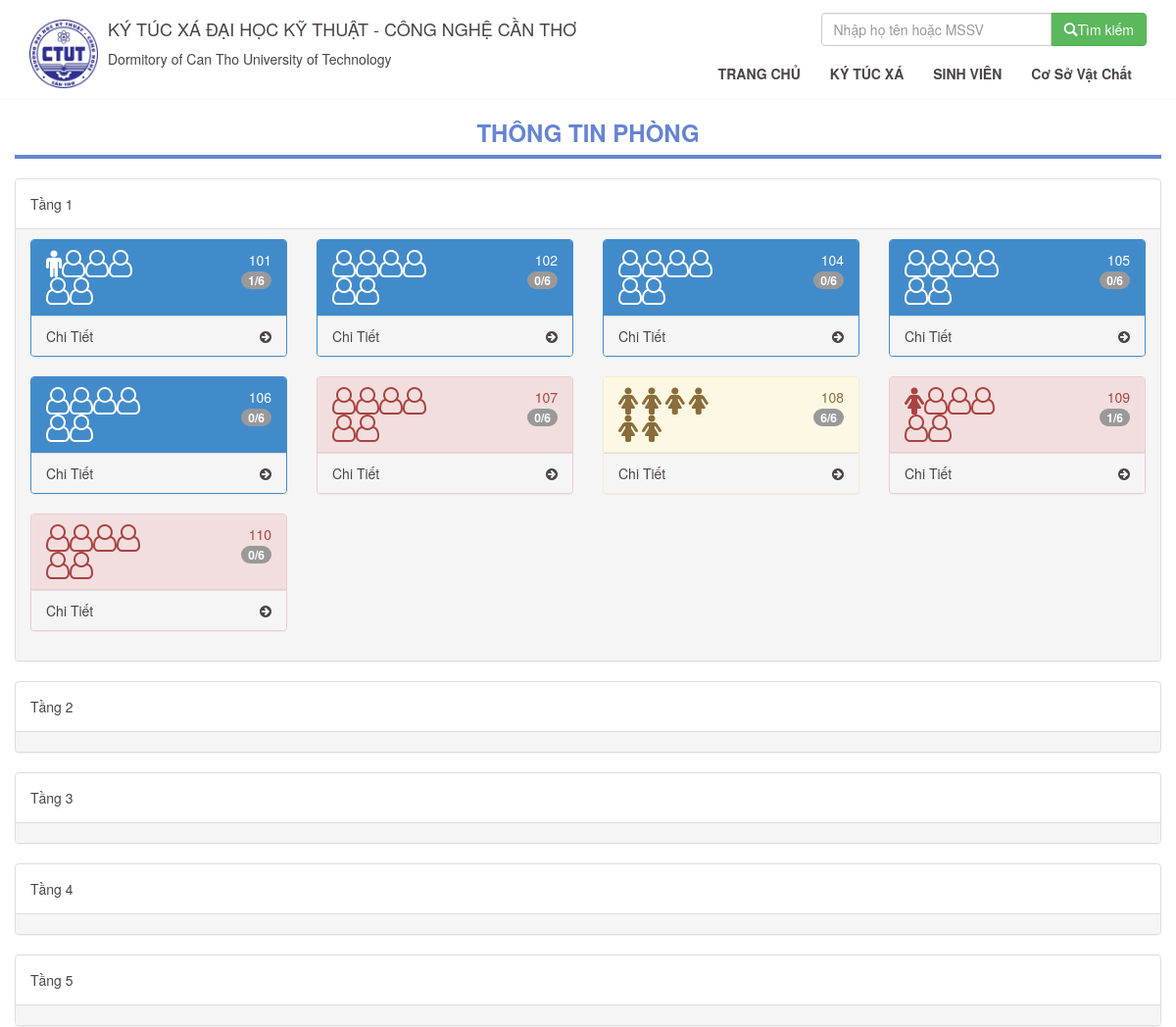
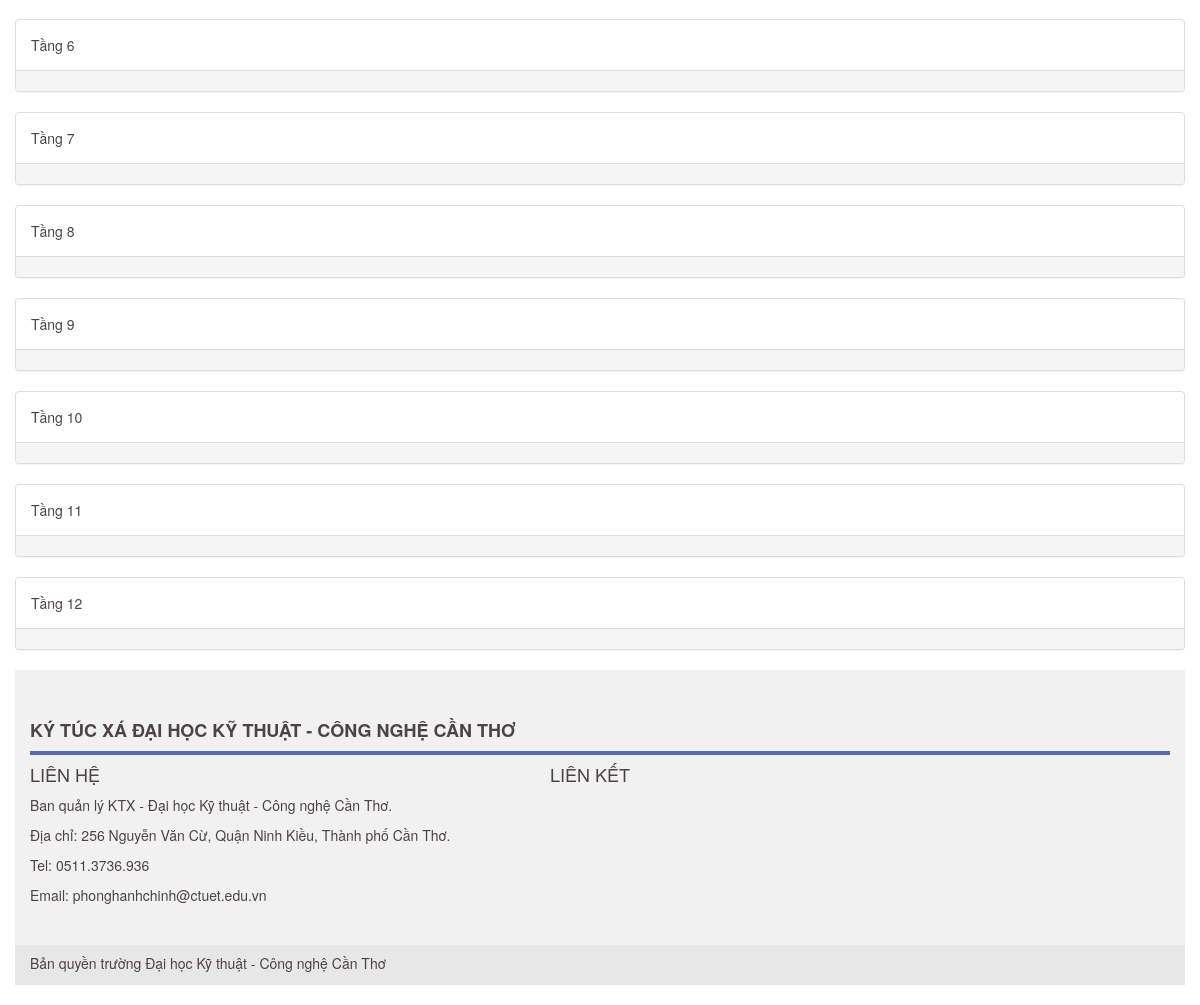
Screenshot of /xemphong.php with the database file from the repository (2 pictures, top to bottom).
### tables this page shows
CREATE TABLE `khu` (
  `MA_KHU` int(11) NOT NULL,
  `TEN_KHU` varchar(20) DEFAULT NULL
);

CREATE TABLE `phong` (
  `MA_PHONG` int(11) NOT NULL,
  `TEN_PHONG` varchar(20) DEFAULT NULL,
  `MA_KHU` int(11) DEFAULT NULL,
  `MA_LOAI` int(11) DEFAULT NULL,
  `SUC_CHUA` int(20) DEFAULT NULL,
  `GIOI_TINH_PHONG` tinyint(1) DEFAULT NULL,
  `TRANG_THAI_PHONG` tinyint(1) DEFAULT NULL
);

### class/Model.php (called while the page is built, shortened)
<?php
class Model {
    private $__conn;
    function connect()
    {
        if (!$this->__conn){
            $this->__conn = mysqli_connect('localhost', 'root', '', 'ktx') or die ('Lỗi kết nối');
            mysqli_query($this->__conn, "SET NAMES 'utf8'");
        }
    }
    function get_list($sql)
    {
        $result = mysqli_query($this->__conn, $sql);
        $return = array();
        while ($row = mysqli_fetch_assoc($result)){
            $return[] = $row;
        }
        return $return;
    }
    function get_row($sql)
    {
        $result = mysqli_query($this->__conn, $sql);
        $row = mysqli_fetch_assoc($result);
        if ($row){
            return $row;
        }
        return false;
    }
}

### xemphong.php (the view, shortened to what this page needs)
<?php
include_once './class/Model.php';
$data = new Model();
$Khu = $data->get_list("select * FROM `Khu`");
?>
<!DOCTYPE html>
<html>
<head>
    <link href="./Content/css/bootstrap.min.css" rel="stylesheet" />
    <link href="./Content/css/normalize.css" rel="stylesheet" />
    <link href="./Content/css/styleTrangSinhVien.css" rel="stylesheet" />
    <link href="./Content/css/font-awesome.min.css" rel="stylesheet" />
    <link href="./Content/css/jquery.mmenu.all.css" rel="stylesheet" />
</head>
<body>
    <div id="page">
        <div id="wrapper-header">
            <div id="header" class="container">
                <div id="header-logo">
                    <a href="index.html">
                        <div id="header-logo-img">
                        </div>
                        <div id="header-logo-infologo">
                            <h4>KÝ TÚC XÁ ĐẠI HỌC KỸ THUẬT - CÔNG NGHỆ CẦN THƠ</h3>
                            <p>Dormitory of Can Tho University of Technology</p>
                        </div>
                    </a>
                </div>
                <div id="header-nav">
                    <div id="header-nav-sub">
                        <div class="col-sm-offset-5 col-sm-7 input-group">
                            <input type="text" class="form-control" placeholder="Nhập họ tên hoặc MSSV" id="txtTimKiem" name="txtTimKiem">
                            <span class="input-group-btn">
                                <button class="btn btn-success" type="button" onclick="TimKiem();"><span class="glyphicon glyphicon-search"></span>Tìm kiếm</button>
                            </span>
                        </div>
                    </div>
                    <div id="header-nav-main">
                      <ul class="nav navbar-nav">
                        <li><a href="index.html">TRANG CHỦ</a></li>
                            <li class="dropdown">
                                <a class="dropdown-toggle" data-toggle="dropdown">KÝ TÚC XÁ</a>
                            </li>
                            <li class="dropdown">
                                <a class="dropdown-toggle" data-toggle="dropdown">SINH VIÊN</a>
                            </li>
                            <li class="dropdown">
                                <a class="dropdown-toggle" data-toggle="dropdown">Cơ Sở Vật Chất</a>
                            </li>
                        </ul>
                    </div>
                </div>
            </div>
        </div>
        <div id="maincontent">
            <div id="maincontent-section1">
                    <div style="color:#6684d2;border-bottom:solid 4px #6684d2">
                    <center><h3>THÔNG TIN PHÒNG</h3></center>
                    </div>
            </div>
            <br>
            <div class="container">
            <?php foreach ($Khu as $valueKhu): ?>
            <div class="row">
                    <div class="panel panel-default">
                      <div class="panel-body">
                        <?php
                           echo $valueKhu["TEN_KHU"];
                        ?>
                      </div>
                      <div class="panel-footer">
                        <div class="row">
                        <?php
                            $Phong = $data->get_list("SELECT * FROM `phong` WHERE `MA_KHU`=".$valueKhu["MA_KHU"]);
                            foreach ($Phong as $valuePhong):
                        ?>
                        <?php
                        $MaPhong = $valuePhong['MA_PHONG'];
                        $TenPhong = $valuePhong['TEN_PHONG'];
                        $GioiTinhPhong = $valuePhong['GIOI_TINH_PHONG'];
                        $SucChua = $valuePhong['SUC_CHUA'];
                        $SVTrongPhong = $data->get_row("
                            SELECT COUNT(MA_ND) FROM `nguoi_dung` WHERE `MA_PHONG`=".$MaPhong." AND `TRANG_THAI_ND`=1");
                         ?>
                            <?php if($SucChua==$SVTrongPhong['COUNT(MA_ND)']): ?>
                            <div class="col-lg-3 col-md-6">
                                <div class="panel panel-warning">
                                    <div class="panel-heading">
                                        <div class="row">
                                            <div class="col-xs-6">
                                            <?php for($i = 0 ;$i < $SucChua;$i++){
                                                if($GioiTinhPhong==0){
                                                    echo ($i<$SVTrongPhong['COUNT(MA_ND)'])?
                                                    ' <i class="fa male fa-2x"></i>':
                                                    '<i class="fa fa-user-o fa-2x"></i>';
                                                }else
                                                {
                                                    echo ($i<$SVTrongPhong['COUNT(MA_ND)'])?
                                                    ' <i class="fa fa-female fa-2x"></i>':
                                                    '<i class="fa fa-user-o fa-2x"></i>';
                                                }
                                            }
                                            ?>
                                            </div>
                                            <div class="col-xs-6 text-right">
                                                <div class="huge"><?php echo $TenPhong ?></div>
                                                <span class="badge">
                                                <?php echo $SVTrongPhong['COUNT(MA_ND)'].'/'.$SucChua; ?></span>
                                            </div>
                                        </div>
                                    </div>
                                    <a href="#" data-toggle="modal" data-target="#myModal" onclick="load_ajax(<?php echo $MaPhong ?>)">
                                        <div class="panel-footer">
                                            <span class="pull-left">Chi Tiết</span>
                                            <span class="pull-right"><i class="fa fa-arrow-circle-right"></i></span>
                                            <div class="clearfix"></div>
                                        </div>
                                    </a>
                                </div>
                            </div>
                            <?php continue; endif; ?>
                            <?php if($GioiTinhPhong==0): ?>
                            <div class="col-lg-3 col-md-6">
                                <div class="panel panel-primary">
                                    <div class="panel-heading">
                                        <div class="row">
                                            <div class="col-xs-6">
                                            <?php for($i = 0 ;$i < $SucChua;$i++){
                                                echo ($i<$SVTrongPhong['COUNT(MA_ND)'])?
                                                ' <i class="fa fa-male fa-2x"></i>':
                                                '<i class="fa fa-user-o fa-2x"></i>';
                                            }
                                            ?>
                                            </div>
                                            <div class="col-xs-6 text-right">
                                                <div class="huge"><?php echo $TenPhong ?></div>
                                                <span class="badge">
                                                <?php echo $SVTrongPhong['COUNT(MA_ND)'].'/'.$SucChua; ?></span>
                                            </div>
                                        </div>
                                    </div>
                                    <a href="#" data-toggle="modal" data-target="#myModal" onclick="load_ajax(<?php echo $MaPhong ?>)">
                                        <div class="panel-footer">
                                            <span class="pull-left">Chi Tiết</span>
                                            <span class="pull-right"><i class="fa fa-arrow-circle-right"></i></span>
                                            <div class="clearfix"></div>
                                        </div>
                                    </a>
                                </div>
                             </div>
                            <?php endif; ?>
                            <?php if($GioiTinhPhong==1): ?>
                            <div class="col-lg-3 col-md-6">
                                <div class="panel panel-danger">
                                    <div class="panel-heading">
                                        <div class="row">
                                            <div class="col-xs-6">
                                            <?php for($i = 0 ;$i < $SucChua;$i++){
                                                echo ($i<$SVTrongPhong['COUNT(MA_ND)'])?
                                                ' <i class="fa fa-female fa-2x"></i>':
                                                '<i class="fa fa-user-o fa-2x"></i>';
                                            }
                                            ?>
                                            </div>
                                            <div class="col-xs-6 text-right">
                                                <div class="huge"><?php echo $TenPhong ?></div>
                                                <span class="badge">
                                                <?php echo $SVTrongPhong['COUNT(MA_ND)'].'/'.$SucChua; ?></span>
                                            </div>
                                        </div>
                                    </div>
                                    <a href="#" data-toggle="modal" data-target="#myModal" onclick="load_ajax(<?php echo $MaPhong ?>)">
                                        <div class="panel-footer">
                                            <span class="pull-left">Chi Tiết</span>
                                            <span class="pull-right"><i class="fa fa-arrow-circle-right"></i></span>
                                            <div class="clearfix"></div>
                                        </div>
                                    </a>
                                </div>
                             </div>
                            <?php endif; ?>
                            <?php endforeach; ?>
                        </div>
                      </div>
                    </div>
            </div>
            <?php endforeach; ?>
        </div>
        <div id="footer">
            <div id="footer-content">
                <div class="container">
                    <div id="footer-content-nav">
                        <div id="footer-content-nav-brand">
                            <h4><a href="#"><b>KÝ TÚC XÁ ĐẠI HỌC KỸ THUẬT - CÔNG NGHỆ CẦN THƠ</b></a></h4>
                        </div>
                    </div>
                    <div id="footer-content-links">
                        <div class="links-group contact">
                            <h4>LIÊN HỆ</h4>
                            <p>Ban quản lý KTX - Đại học Kỹ thuật - Công nghệ Cần Thơ.</p>
                            <p>Địa chỉ: 256 Nguyễn Văn Cừ, Quận Ninh Kiều, Thành phố Cần Thơ.</p>
                            <p>Tel: 0511.3736.936</p>
                            <p>Email: phonghanhchinh@ctuet.edu.vn</p>
                        </div>
                        <div class="links-group connectus" style="margin-left: 20px;">
                            <h4>LIÊN KẾT</h4>
                        </div>
                    </div>
                </div>
            </div>
            <div id="footer-copyright">
                <div class="container">
                    <p>Bản quyền trường Đại học Kỹ thuật - Công nghệ Cần Thơ</p>
                </div>
            </div>
        </div>
    </div>
</body>
</html>

### Content/css/styleTrangSinhVien.css (style rules this page uses)
#wrapper-header { border-bottom: 2px solid #fafafa; margin-top: 10px }
#header-logo { float: left; width: 50%; }
#header-logo-img { float: left; background-image: url('../../Images/logo.jpg'); }
#header-logo-infologo { float: left; }
#header-nav { float: right; width: 50%; }
#header-nav-sub { float: right; }
#header-nav-sub div { margin-top: 3px; }
#header-nav-main { float: right; }
#header-nav-main > ul > li { font-weight: 600; }
#maincontent { margin: 0px auto; overflow: hidden; }
#footer-content { background: #f1f1f1; }
#footer-content-nav { overflow: hidden; border-bottom: 4px solid #556dac; }
#footer-content-nav-brand { float: left; }
#footer-copyright { background: #e7e7e7; }
.links-group { float: left; }
h3 { font-weight: 600; }
body, h4, h5, a { color: #4b4345; }
a { transition: ease 200ms; }
a::after { text-decoration: none; }
@media only screen and (min-width: 1170px) { #header { height: 90px; } }
@media only screen and (min-width: 1170px) { #header-logo-img { width: 70px; height: 70px; margin: 10px 10px 10px 0px; background-image: url('../../Images/logo.jpg'); background-size: 70px 70px; } }
@media only screen and (min-width: 1170px) { #header-nav-sub div { margin-top: 3px; } }
@media only screen and (min-width: 1170px) { #header-nav-main { margin-top: 3px; } }
@media only screen and (min-width: 1170px) { #header-nav-main > ul > li { font-weight: 600; } }
@media only screen and (min-width: 1170px) { #maincontent { width: 1170px; padding-bottom: 20px; } }
@media only screen and (min-width: 1170px) { #maincontent-section2, #maincontent-section1 { margin-top: 20px; } }
@media only screen and (min-width: 1170px) { #footer-content { height: 275px; padding: 40px 0px; } }
@media only screen and (min-width: 1170px) { #footer-copyright { height: 40px; } }
@media only screen and (min-width: 1170px) { #footer-copyright p { padding: 8px 0px; } }
@media only screen and (min-width: 1170px) { .contact { width: 500px; } }
@media only screen and (min-width: 1170px) { .connectus { width: 430px; } }
@media only screen and (min-width: 1170px) { .container { width: 1170px; } }

### rows the page displays
khu: TEN_KHU "Tầng 1"
phong: GIOI_TINH_PHONG 0 (drawn), TEN_PHONG "101", COUNT "1", SUC_CHUA "6"
phong: GIOI_TINH_PHONG 0 (drawn), TEN_PHONG "102", COUNT "0", SUC_CHUA "6"
phong: GIOI_TINH_PHONG 0 (drawn), TEN_PHONG "104", COUNT "0", SUC_CHUA "6"
phong: GIOI_TINH_PHONG 0 (drawn), TEN_PHONG "105", COUNT "0", SUC_CHUA "6"
phong: GIOI_TINH_PHONG 0 (drawn), TEN_PHONG "106", COUNT "0", SUC_CHUA "6"
phong: GIOI_TINH_PHONG 1 (drawn), TEN_PHONG "107", COUNT "0", SUC_CHUA "6"
phong: GIOI_TINH_PHONG 1 (drawn), TEN_PHONG "108", COUNT "6", SUC_CHUA "6"
phong: GIOI_TINH_PHONG 1 (drawn), TEN_PHONG "109", COUNT "1", SUC_CHUA "6"
phong: GIOI_TINH_PHONG 1 (drawn), TEN_PHONG "110", COUNT "0", SUC_CHUA "6"
khu: TEN_KHU "Tầng 2"
khu: TEN_KHU "Tầng 3"
khu: TEN_KHU "Tầng 4"
khu: TEN_KHU "Tầng 5"
khu: TEN_KHU "Tầng 6"
khu: TEN_KHU "Tầng 7"
khu: TEN_KHU "Tầng 8"
khu: TEN_KHU "Tầng 9"
khu: TEN_KHU "Tầng 10"
khu: TEN_KHU "Tầng 11"
khu: TEN_KHU "Tầng 12"
